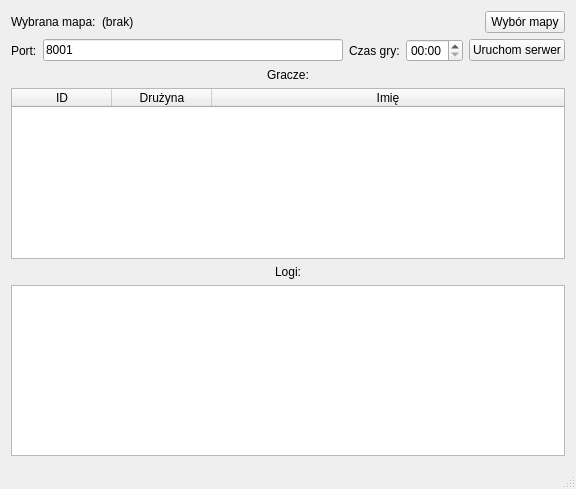
<?xml version="1.0" encoding="UTF-8"?>
<ui version="4.0">
 <class>ServerWindow</class>
 <widget class="QMainWindow" name="ServerWindow">
  <property name="geometry">
   <rect>
    <x>0</x>
    <y>0</y>
    <width>576</width>
    <height>489</height>
   </rect>
  </property>
  <property name="windowTitle">
   <string>Fight in square - serwer</string>
  </property>
  <widget class="QWidget" name="serverCentralWidget">
   <layout class="QGridLayout" name="gridLayout">
    <item row="2" column="0">
     <layout class="QVBoxLayout" name="serverLayout">
      <item>
       <layout class="QHBoxLayout" name="mapConfigLayout">
        <item>
         <widget class="QLabel" name="selectMapLabel">
          <property name="text">
           <string>Wybrana mapa:</string>
          </property>
         </widget>
        </item>
        <item>
         <widget class="QLabel" name="selectedMapLabel">
          <property name="sizePolicy">
           <sizepolicy hsizetype="Expanding" vsizetype="Preferred">
            <horstretch>0</horstretch>
            <verstretch>0</verstretch>
           </sizepolicy>
          </property>
          <property name="text">
           <string>(brak)</string>
          </property>
         </widget>
        </item>
        <item>
         <widget class="QPushButton" name="selectMapButton">
          <property name="text">
           <string>Wybór mapy</string>
          </property>
         </widget>
        </item>
       </layout>
      </item>
      <item>
       <layout class="QHBoxLayout" name="serverConfigLayout">
        <item>
         <widget class="QLabel" name="portLabel">
          <property name="text">
           <string>Port:</string>
          </property>
         </widget>
        </item>
        <item>
         <widget class="QLineEdit" name="portEdit">
          <property name="text">
           <string>8001</string>
          </property>
         </widget>
        </item>
        <item>
         <widget class="QLabel" name="timeLabel">
          <property name="text">
           <string>Czas gry:</string>
          </property>
         </widget>
        </item>
        <item>
         <widget class="QTimeEdit" name="timeEdit">
          <property name="displayFormat">
           <string>mm:ss</string>
          </property>
         </widget>
        </item>
        <item>
         <widget class="QPushButton" name="onOffButton">
          <property name="text">
           <string>Uruchom serwer</string>
          </property>
         </widget>
        </item>
       </layout>
      </item>
      <item>
       <widget class="QLabel" name="gamersLabel">
        <property name="text">
         <string>Gracze:</string>
        </property>
        <property name="alignment">
         <set>Qt::AlignCenter</set>
        </property>
       </widget>
      </item>
      <item>
       <widget class="QTableWidget" name="gamersList">
        <property name="editTriggers">
         <set>QAbstractItemView::NoEditTriggers</set>
        </property>
        <attribute name="horizontalHeaderStretchLastSection">
         <bool>true</bool>
        </attribute>
        <attribute name="verticalHeaderVisible">
         <bool>false</bool>
        </attribute>
        <column>
         <property name="text">
          <string>ID</string>
         </property>
        </column>
        <column>
         <property name="text">
          <string>Drużyna</string>
         </property>
        </column>
        <column>
         <property name="text">
          <string>Imię</string>
         </property>
        </column>
       </widget>
      </item>
      <item>
       <widget class="QLabel" name="logsLabel">
        <property name="text">
         <string>Logi:</string>
        </property>
        <property name="alignment">
         <set>Qt::AlignCenter</set>
        </property>
       </widget>
      </item>
      <item>
       <widget class="QTextEdit" name="messageBox">
        <property name="readOnly">
         <bool>true</bool>
        </property>
       </widget>
      </item>
     </layout>
    </item>
   </layout>
  </widget>
  <widget class="QStatusBar" name="statusBar"/>
 </widget>
 <layoutdefault spacing="6" margin="11"/>
 <resources/>
 <connections/>
</ui>
